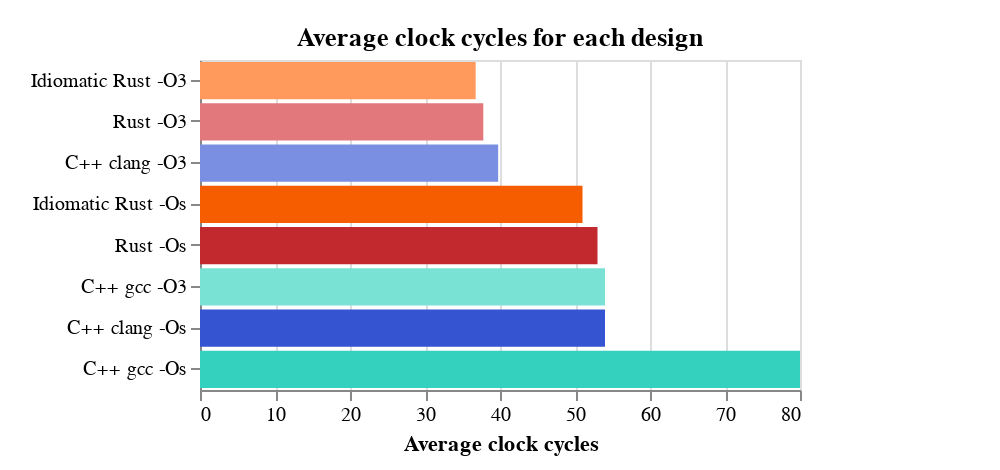

Specify this chart in Vega-Lite:
### Vega-Lite specification from a JSON file in a GitHub repository (floating-point values rounded to 4 significant figures)
{"$schema": "https://vega.github.io/schema/vega-lite/v5.json", "title": "Average clock cycles for each design", "data": {"values": [{"Logic blocks": 735, "Flip-flops": 292, "RAM blocks": 0, "trueDualPortBlockRam": 0, "Multipliers": 0, "otherBlocks": 0, "Area": 1027, "Maximum frequency (MHz)": 103.4, "Average clock cycles": 53, "id": "minmax_rust_size", "Setup": "Rust -Os", "Scenario": "Rust", "compilerSetup": "rust -Os", "Implementation": "Rust", "Function": "minmax", "Compiler": "Rust", "Optimized for": "size", "Optimization flag": "-Os", "Language": "Rust", "Idiomatic": "false", "From crates.io": "false", "color": "#C1292E"}, {"Logic blocks": 2555, "Flip-flops": 862, "RAM blocks": 0, "trueDualPortBlockRam": 0, "Multipliers": 0, "otherBlocks": 0, "Area": 3417, "Maximum frequency (MHz)": 56.06, "Average clock cycles": 37.77, "id": "minmax_rust_speed", "Setup": "Rust -O3", "Scenario": "Rust", "compilerSetup": "rust -O3", "Implementation": "Rust", "Function": "minmax", "Compiler": "Rust", "Optimized for": "speed", "Optimization flag": "-O3", "Language": "Rust", "Idiomatic": "false", "From crates.io": "false", "color": "#E2787C"}, {"Logic blocks": 394, "Flip-flops": 260, "RAM blocks": 0, "trueDualPortBlockRam": 0, "Multipliers": 0, "otherBlocks": 0, "Area": 654, "Maximum frequency (MHz)": 111.1, "Average clock cycles": 51, "id": "minmax_idiom_size", "Setup": "Idiomatic Rust -Os", "Scenario": "Idiomatic Rust", "compilerSetup": "rust -Os", "Implementation": "Idiomatic Rust", "Function": "minmax", "Compiler": "Rust", "Optimized for": "size", "Optimization flag": "-Os", "Language": "Rust", "Idiomatic": "true", "From crates.io": "false", "color": "#F65D00"}, {"Logic blocks": 2326, "Flip-flops": 865, "RAM blocks": 0, "trueDualPortBlockRam": 0, "Multipliers": 0, "otherBlocks": 0, "Area": 3191, "Maximum frequency (MHz)": 56.22, "Average clock cycles": 36.75, "id": "minmax_idiom_speed", "Setup": "Idiomatic Rust -O3", "Scenario": "Idiomatic Rust", "compilerSetup": "rust -O3", "Implementation": "Idiomatic Rust", "Function": "minmax", "Compiler": "Rust", "Optimized for": "speed", "Optimization flag": "-O3", "Language": "Rust", "Idiomatic": "true", "From crates.io": "false", "color": "#FF9A5C"}, {"Logic blocks": 2183, "Flip-flops": 827, "RAM blocks": 0, "trueDualPortBlockRam": 0, "Multipliers": 0, "otherBlocks": 0, "Area": 3010, "Maximum frequency (MHz)": 50.64, "Average clock cycles": 39.75, "id": "minmax_clang_speed", "Setup": "C++ clang -O3", "Scenario": "C++ clang", "compilerSetup": "clang -O3", "Implementation": "C++", "Function": "minmax", "Compiler": "Clang", "Optimized for": "speed", "Optimization flag": "-O3", "Language": "C++", "Idiomatic": "false", "From crates.io": "false", "color": "#7A8FE1"}, {"Logic blocks": 524, "Flip-flops": 165, "RAM blocks": 0, "trueDualPortBlockRam": 0, "Multipliers": 0, "otherBlocks": 0, "Area": 689, "Maximum frequency (MHz)": 103.5, "Average clock cycles": 54, "id": "minmax_gcc_speed", "Setup": "C++ gcc -O3", "Scenario": "C++ gcc", "compilerSetup": "gcc -O3", "Implementation": "C++", "Function": "minmax", "Compiler": "GCC", "Optimized for": "speed", "Optimization flag": "-O3", "Language": "C++", "Idiomatic": "false", "From crates.io": "false", "color": "#7AE1D5"}, {"Logic blocks": 993, "Flip-flops": 229, "RAM blocks": 0, "trueDualPortBlockRam": 0, "Multipliers": 0, "otherBlocks": 0, "Area": 1222, "Maximum frequency (MHz)": 99.21, "Average clock cycles": 54, "id": "minmax_clang_size", "Setup": "C++ clang -Os", "Scenario": "C++ clang", "compilerSetup": "clang -Os", "Implementation": "C++", "Function": "minmax", "Compiler": "Clang", "Optimized for": "size", "Optimization flag": "-Os", "Language": "C++", "Idiomatic": "false", "From crates.io": "false", "color": "#3454D1"}, {"Logic blocks": 439, "Flip-flops": 132, "RAM blocks": 0, "trueDualPortBlockRam": 0, "Multipliers": 0, "otherBlocks": 0, "Area": 571, "Maximum frequency (MHz)": 110.6, "Average clock cycles": 80, "id": "minmax_gcc_size", "Setup": "C++ gcc -Os", "Scenario": "C++ gcc", "compilerSetup": "gcc -Os", "Implementation": "C++", "Function": "minmax", "Compiler": "GCC", "Optimized for": "size", "Optimization flag": "-Os", "Language": "C++", "Idiomatic": "false", "From crates.io": "false", "color": "#34D1BF"}]}, "autosize": "none", "padding": {"left": 100, "top": 30, "right": 100, "bottom": 40}, "width": 300, "height": 165, "mark": {"type": "bar", "tooltip": true, "stroke": "black"}, "encoding": {"y": {"field": "Setup", "title": null, "sort": "x"}, "x": {"field": "Average clock cycles", "type": "quantitative"}, "color": {"legend": null, "field": "color", "type": "nominal", "scale": {"range": {"field": "color"}}}, "tooltip": [{"field": "Average clock cycles", "type": "quantitative"}, {"field": "Compiler"}, {"field": "Optimized for"}], "strokeWidth": {"condition": [{"param": "hover", "empty": false, "value": 0.5}], "value": 0}}, "params": [{"name": "hover", "select": {"type": "point", "on": "mouseover"}}]}
